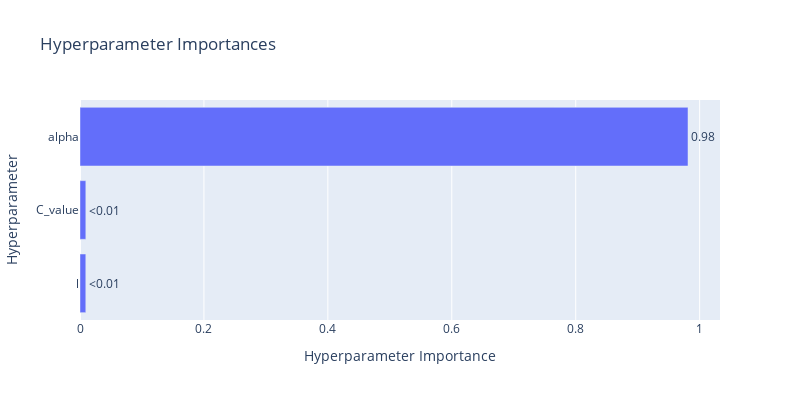

The notebook cell saved with this chart:
### Code cell
fig = optuna.visualization.plot_param_importances(study)
fig.update_layout(autosize=True, width=800, height=400)
fig.show()

### Figure 1 — Plotly figure (JSON) as saved in the notebook; plotly's stock layout.template omitted (floating-point values rounded to 4 significant figures)
{"data": [{"cliponaxis": false, "hovertemplate": ["l (FloatDistribution): 0.009360690849792349<extra></extra>", "C_value (FloatDistribution): 0.009413038262820864<extra></extra>", "alpha (FloatDistribution): 0.9812262708873867<extra></extra>"], "name": "Objective Value", "orientation": "h", "text": ["<0.01", "<0.01", "0.98"], "textposition": "outside", "type": "bar", "x": [0.009361, 0.009413, 0.9812], "y": ["l", "C_value", "alpha"]}], "layout": {"autosize": true, "height": 400, "title": {"text": "Hyperparameter Importances"}, "width": 800, "xaxis": {"title": {"text": "Hyperparameter Importance"}}, "yaxis": {"title": {"text": "Hyperparameter"}}}}
